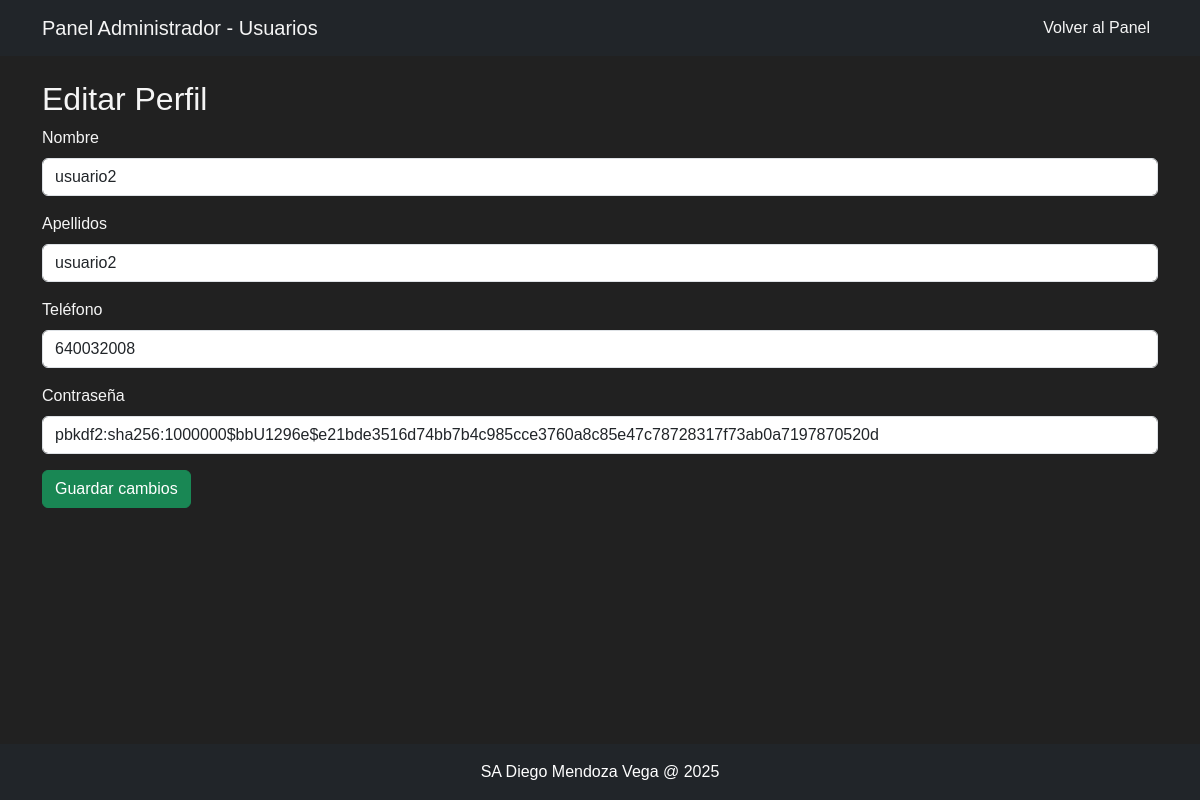
/admin_usuarios/edit/2 (signed in), run on an earlier commit of the app's database.
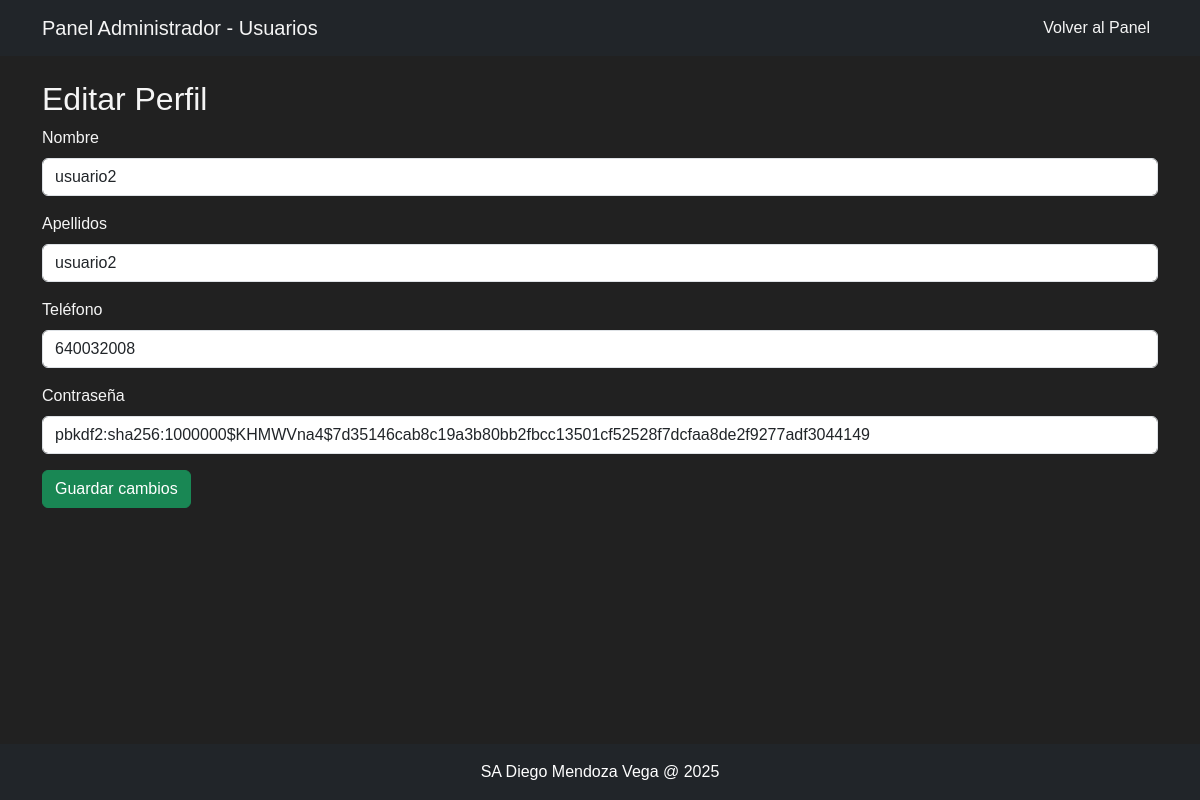
And on a later commit of the database.
### models.py (models this page shows)
class Usuario(UserMixin, db.Model):
    id = db.Column(db.Integer, primary_key=True)
    nombre = db.Column(db.String(80), nullable=False)
    apellidos = db.Column(db.String(80), nullable=False)
    telefono = db.Column(db.String(20), nullable=False)
    email = db.Column(db.String(120), unique=True, nullable=False)
    contraseña = db.Column(db.String(128), nullable=False)
    is_admin = db.Column(db.Boolean, default=False)

### auth.py (the view, shortened to what this page needs)
@app.route('/admin_usuarios/edit/<int:user_id>', methods=['GET', 'POST'])
@login_required
def edit_users(user_id):
    if not current_user.is_admin:
        flash("No tienes permisos para realizar esta acción", "warning")
        return redirect(url_for('login'))
    user = Usuario.query.get_or_404(user_id)
    return render_template('edit_usuarios.html', user=user)

### app.py (called while the page is built)
@login_manager.user_loader
def load_user(user_id):
    return Usuario.query.get(int(user_id))

### templates/edit_usuarios.html (shortened to what this page needs)
<!DOCTYPE html>
<html lang="en">
<head>
  <link href="https://cdn.jsdelivr.net/npm/bootstrap@5.3.3/dist/css/bootstrap.min.css" rel="stylesheet">
  <link rel="stylesheet" href="{{ url_for('static', filename='edit_usuarios.css') }}">
</head>
<body>
  <nav class="navbar navbar-expand-lg navbar-dark bg-dark">
    <div class="container">
      <a class="navbar-brand" href="#">Panel Administrador - Usuarios</a>
      <div class="collapse navbar-collapse" id="navbarContent">
        <ul class="navbar-nav ms-auto">
          <li class="nav-item">
            <a class="nav-link" href="{{ url_for('admin_usuarios') }}">Volver al Panel</a>
          </li>
        </ul>
      </div>
    </div>
  </nav>
  <div class="content container mt-4">
    <h2>Editar Perfil</h2>
    <form method="POST">
      <div class="mb-3">
        <label for="nombre" class="form-label">Nombre</label>
        <input type="text" class="form-control" id="nombre" name="nombre" value="{{ user.nombre }}" required>
      </div>
      <div class="mb-3">
        <label for="apellidos" class="form-label">Apellidos</label>
        <input type="text" class="form-control" id="apellidos" name="apellidos" value="{{ user.apellidos }}" required>
      </div>
      <div class="mb-3">
        <label for="telefono" class="form-label">Teléfono</label>
        <input type="text" class="form-control" id="telefono" name="telefono" value="{{ user.telefono }}">
      </div>
      <div class="mb-3">
        <label for="contraseña" class="form-label">Contraseña</label>
        <input type="text" class="form-control" id="contraseña" name="contraseña" value="{{ user.contraseña }}">
      </div>
      <button type="submit" class="btn btn-success">Guardar cambios</button>
    </form>
  </div>
  <footer class="bg-dark text-white text-center py-3">
    SA Diego Mendoza Vega @ 2025
  </footer>
</body>
</html>

What changed in the data, as far as the page shows it:
changed Usuario "usuario2": contraseña "pbkdf2:sha256:1000000$bbU1296e$e21bde3516d74bb7b4c985cce3760a8c85e47c78728317f73ab0a7197870520d" → "pbkdf2:sha256:1000000$KHMWVna4$7d35146cab8c19a3b80bb2fbcc13501cf52528f7dcfaa8de2f9277adf3044149"
